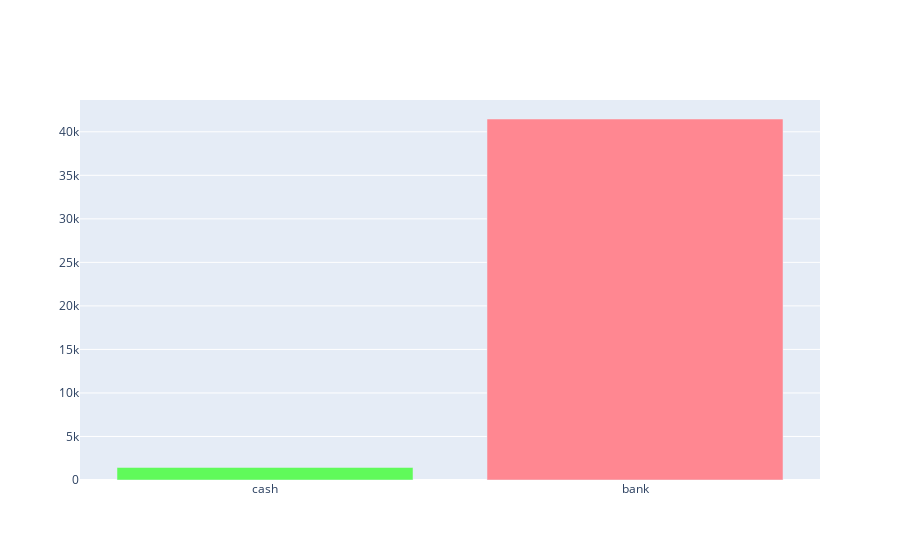

The notebook cell this image was saved under:
### Code cell
import plotly.graph_objects as go
go.Bar(x=index_names, y=values, marker_color=colors)
fig = go.Figure(data=go.Bar(x=names, y=values, marker_color=colors))
fig

### Figure 1 — Plotly figure (JSON) as saved in the notebook; plotly's stock layout.template omitted (floating-point values rounded to 4 significant figures)
{"data": [{"marker": {"color": ["#60FA5A", "#FF8791"]}, "type": "bar", "x": ["cash", "bank"], "y": [1440, 41470]}], "layout": {}}
